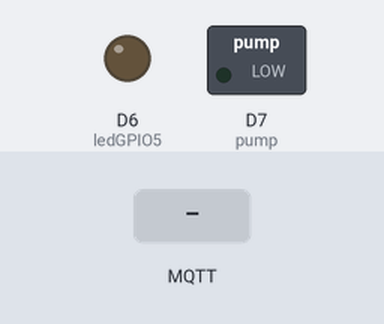
A sketch run on a simulated ESP8266 (NodeMCU). Shown: switched loads named in the sketch (green lamp = pin HIGH), output pins drawn as LEDs (lit = HIGH). The test bench sets the inputs (shaded band). WiFi joins after 1.5 s; servers stay silent unless stated; no MQTT or app messages arrive unless stated; what the sketch prints to the serial monitor is not drawn.

Above: at 2.7 s.
2.8 s: MQTT message "1" arrives on the first subscribed topic
At 3.9 s:
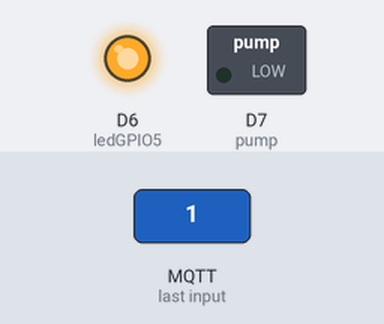
4.3 s: MQTT message "1" arrives on the second subscribed topic
At 5.5 s:
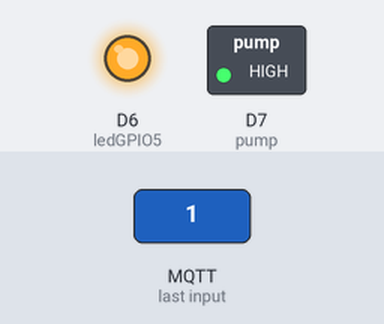
5.8 s: MQTT message "0" arrives on the first subscribed topic
At 6.8 s:
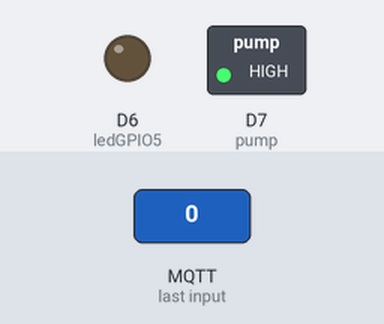
7.3 s: MQTT message "0" arrives on the second subscribed topic
At 8.5 s:
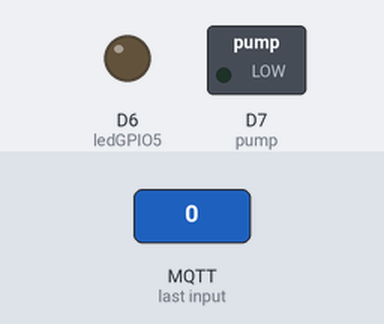
Timing chart, 0 to 9.8 s (numbered marks = the images above; inputs shaded):
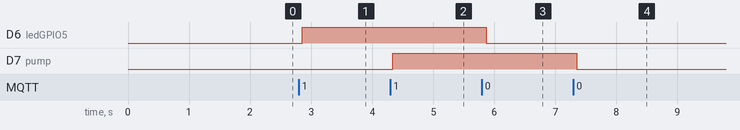

The sketch:

mqtt_esp8266.ino
```cpp
#include <ESP8266WiFi.h>
#include <PubSubClient.h>
#include <Wire.h>
#include <BH1750FVI.h>
#include "DHTesp.h"

BH1750FVI lightMeter(BH1750FVI::k_DevModeContLowRes);
DHTesp dht;


const char* ssid = "Venci-SetSERVICE";
const char* password ="20061017";
const char* mqtt_server = "192.168.0.100";

WiFiClient espClient;
PubSubClient client(espClient);

//003F0902
//4131074

unsigned long previousMillis = 0;


const long interval = 60000;

//leds
const int ledGPIO5 = 12;

//dht
long now = millis();
long lastMeasure = 0;

//soil moisture
const int analog = A0;
int inputVal  = 0;

//water pump
const int pump = 13;

int period = 60000;

unsigned long time_now = 0;


void setup_wifi() {

  delay(10);
  Serial.println();
  Serial.print("Connecting to ");
  Serial.println(ssid);

  WiFi.begin(ssid, password);

  while (WiFi.status() != WL_CONNECTED) {
    delay(500);
    Serial.print(".");
  }

  Serial.println("");
  Serial.println("WiFi connected");
  Serial.println("IP address: ");
  Serial.println(WiFi.localIP());
}

void callback(String topic, byte* message, unsigned int length) {
  Serial.print("Message arrived on topic: ");
  Serial.print(topic);
  Serial.print(". Message: ");
  String messageTemp;

  for (int i = 0; i < length; i++) {
    Serial.print((char)message[i]);
    messageTemp += (char)message[i];
  }
  Serial.println();

  if(topic==("profile/4131074/esp8266/12")){
      Serial.print("Changing GPIO 12 to ");
      if(messageTemp == "1"){
        digitalWrite(ledGPIO5, HIGH);
        Serial.print("On");
      }
      else if(messageTemp == "0"){
        digitalWrite(ledGPIO5, LOW);
        Serial.print("Off");
      }
  }
  if(topic==("profile/4131074/esp8266/13")){
      Serial.print("Changing GPIO 13 to ");
      if(messageTemp == "1"){
        digitalWrite(pump, HIGH);
        Serial.print("On");
      }
      else if(messageTemp == "0"){
        digitalWrite(pump, LOW);
        Serial.print("Off");
      }
  }
  Serial.println();
}

void reconnect() {
  // Loop until we're reconnected
  while (!client.connected()) {
    Serial.print("Attempting MQTT connection...");
    if (client.connect("ESP8266Client")) {
      Serial.println("connected");
      // Subscribe or resubscribe to a topic
      // You can subscribe to more topics (to control more LEDs in this example)
      String topic1 = "profile/4131074/esp8266/12";
      String topic2 = "profile/4131074/esp8266/13";

      client.subscribe(topic1.c_str());
      client.subscribe(topic2.c_str());
    } else {
      Serial.print("failed, rc=");
      Serial.print(client.state());
      Serial.println(" try again in 5 seconds");
      // Wait 5 seconds before retrying
      delay(5000);
    }
  }
}

void setup() {
  Serial.begin(9600);
  setup_wifi();
  client.setServer(mqtt_server, 1883);
  client.setCallback(callback);

  pinMode(pump, OUTPUT);
  pinMode(ledGPIO5, OUTPUT);
  Wire.begin(D1, D2);
  lightMeter.begin();
  dht.setup(D5, DHTesp::DHT22);
}


void send_tempreture(){
    lastMeasure = now;

    float h = dht.getHumidity();
    float t = dht.getTemperature();

    if (isnan(h) || isnan(t)) {
      Serial.println("Failed to read from DHT sensor!");
      return;
    }

    float hic = dht.computeHeatIndex(t, h, false);
    static char temperatureTemp[7];
    dtostrf(hic, 6, 2, temperatureTemp);

    static char humidityTemp[7];
    dtostrf(h, 6, 2, humidityTemp);

    String topicTemperature = ("/profile/4131074/esp8266/temperature");
    client.publish(topicTemperature.c_str(), temperatureTemp);

    String topicHumidity = ("/profile/4131074/esp8266/humidity");
    client.publish(topicHumidity.c_str(), humidityTemp);


    Serial.print("Humidity: ");
    Serial.print(h);
    Serial.print(" %\t Temperature: ");
    Serial.print(t);
    Serial.print(" *C ");
    Serial.print(hic);
    Serial.println(" *C ");
}

void send_moisture(){
  inputVal = analogRead (analog);
  Serial.println("Soil moisture: ");
  Serial.println(inputVal);
  static char soilmoisture[7];
  dtostrf(inputVal, 6, 2, soilmoisture);
  String topicMoisture = ("/profile/4131074/esp8266/soilMoisture");
  client.publish(topicMoisture.c_str(), soilmoisture);
}

void send_light(){
  uint16_t lux = lightMeter.GetLightIntensity();
  static char lightLux[7];
  dtostrf(lux, 6, 2, lightLux);
  String topicLight = ("/profile/4131074/esp8266/light");
  client.publish(topicLight.c_str(), lightLux);
  Serial.println("Light level: ");
  Serial.println (lux);
}


void loop() {
  if (!client.connected()) {
    reconnect();
  }
  if(!client.loop())
    Serial.print("opaaa");
    client.connect("ESP8266Client");

  unsigned long currentMillis = millis();

  if (currentMillis - previousMillis >= interval) {
      previousMillis = currentMillis;
      send_moisture();
      send_tempreture();
      send_light();
  }
}
```

Measured:
- after the input at 2.8 s, D6 (ledGPIO5): LOW → HIGH after 0.05 s
- after the input at 4.3 s, D7 (pump): LOW → HIGH at once
- after the input at 5.8 s, D6 (ledGPIO5): HIGH → LOW after 0.07 s
- after the input at 7.3 s, D7 (pump): HIGH → LOW after 0.05 s
